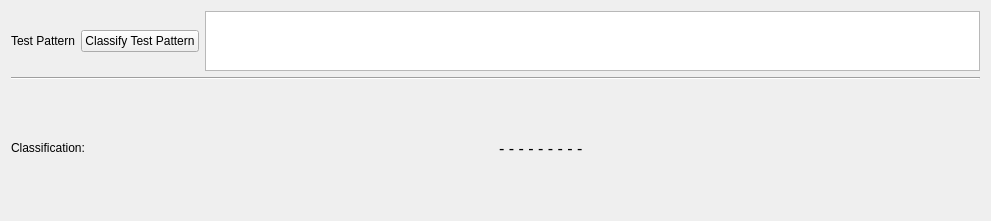
   <widget class="QWidget" name="verticalLayoutWidget_3">
    <property name="geometry">
     <rect>
      <x>420</x>
      <y>600</y>
      <width>991</width>
      <height>221</height>
     </rect>
    </property>
    <layout class="QVBoxLayout" name="verticalLayout_3">
     <item>
      <layout class="QHBoxLayout" name="horizontalLayout_3">
       <item>
        <widget class="QLabel" name="label_3">
         <property name="maximumSize">
          <size>
           <width>16777215</width>
           <height>60</height>
          </size>
         </property>
         <property name="text">
          <string>Test Pattern</string>
         </property>
        </widget>
       </item>
       <item>
        <widget class="QPushButton" name="pushButton_Classify_Test_Pattern">
         <property name="text">
          <string>Classify Test Pattern</string>
         </property>
        </widget>
       </item>
       <item>
        <widget class="QPlainTextEdit" name="plainTextEdit_Input_Pattern">
         <property name="maximumSize">
          <size>
           <width>16777215</width>
           <height>60</height>
          </size>
         </property>
        </widget>
       </item>
      </layout>
     </item>
     <item>
      <widget class="Line" name="line_2">
       <property name="orientation">
        <enum>Qt::Horizontal</enum>
       </property>
      </widget>
     </item>
     <item>
      <layout class="QHBoxLayout" name="horizontalLayout_7">
       <item>
        <widget class="QLabel" name="label_7">
         <property name="text">
          <string>Classification:</string>
         </property>
        </widget>
       </item>
       <item>
        <widget class="QLabel" name="label_Classification">
         <property name="minimumSize">
          <size>
           <width>0</width>
           <height>50</height>
          </size>
         </property>
         <property name="font">
          <font>
           <pointsize>12</pointsize>
          </font>
         </property>
         <property name="text">
          <string>- - - - - - - - - </string>
         </property>
        </widget>
       </item>
      </layout>
     </item>
    </layout>
   </widget>
